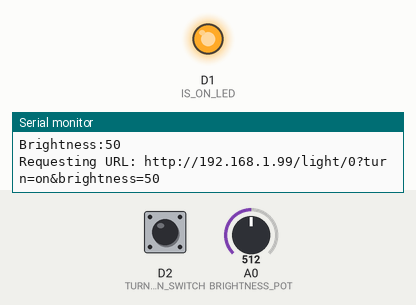
Recording of a program running on a simulated ESP8266 (Wemos D1 mini). On the bench: output pins drawn as LEDs (lit = HIGH), the last lines printed to the serial monitor. The test bench sets the inputs (shaded band); at power-on: D2 (TURN_ON_SWITCH) LOW, A0 (BRIGHTNESS_POT) = 512. WiFi joins after 1.5 s; servers stay silent unless stated.

Above: at 2.7 s.
2.8 s: D2 (TURN_ON_SWITCH) pulled HIGH for 0.15 s
At 3.6 s:
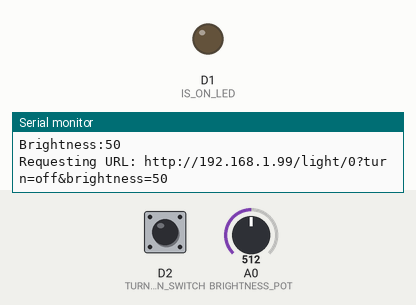
4.8 s: D2 (TURN_ON_SWITCH) pulled HIGH for 1 s
At 5.3 s:
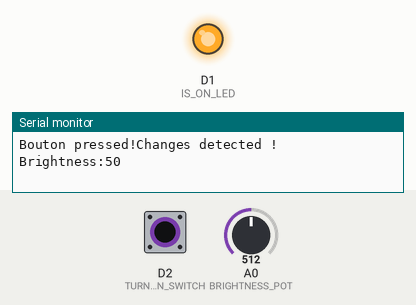
7.3 s: D2 (TURN_ON_SWITCH) pulled HIGH for 3.2 s
At 8.6 s:
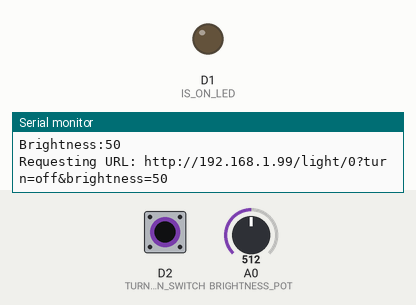
Timing chart, 0 to 10.8 s (numbered marks = the images above; inputs shaded):
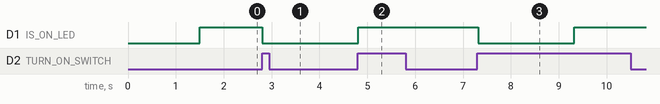

The program:

main.cpp
```cpp
#pragma once
#include <Arduino.h>
#include <ESP8266WiFi.h>
#include <shelly-dimmer.h>

const String APP_NAME = "ShellyDimmerRemote - " __FILE__;
const String APP_VERSION = "v0.2-" __DATE__ " " __TIME__;

#define IS_ON_LED D1
#define TURN_ON_SWITCH D2
#define BRIGHTNESS_POT A0

int DEBOUNCE_BUTTON_TIME = 2000;
int DEBOUNCE_TIME = 500;

#ifndef WIFI_SSID
#define WIFI_SSID "(WIFI_SSID not defined)"
#endif
#ifndef WIFI_PASSWORD
#define WIFI_PASSWORD "(WIFI_PASSWORD not defined)"
#endif

WiFiClient client;
ShellyDimmer* shellyDimmerService = new ShellyDimmer("http://192.168.1.99", true);


void connectWifi(){
  Serial.print("Connection to ");
  Serial.println(WIFI_SSID);

  WiFi.begin(WIFI_SSID, WIFI_PASSWORD);

  while (WiFi.status() != WL_CONNECTED) {
    delay(500);
    Serial.println(".");
  }
  Serial.println("");
  Serial.println("WiFi connected");
}


boolean isActive = false;
bool previousIsActive = false;
void setup() {
  Serial.begin(115200);
  Serial.println(APP_NAME);
  Serial.println(APP_VERSION);
  connectWifi();

  pinMode(IS_ON_LED, OUTPUT);
  pinMode(TURN_ON_SWITCH, INPUT);
  pinMode(BRIGHTNESS_POT, INPUT);
  isActive = shellyDimmerService->getStatus();
  previousIsActive = isActive;
  digitalWrite(IS_ON_LED, isActive ? HIGH : LOW);
}

int brightness = 0;
int previousBrightness = 0;
unsigned long debounce = 0;
unsigned long debounceRequest = 0;
bool changeDetected = false;
void loop() {

  brightness = analogRead(BRIGHTNESS_POT);
  brightness = map(brightness, 0, 1023, 0, 100);
  brightness = brightness < 2 ? 0 : brightness;


  if(debounce + DEBOUNCE_BUTTON_TIME < millis()){
    int res = digitalRead(TURN_ON_SWITCH);
    if(res == HIGH){
      Serial.print("Bouton pressed!");
      debounce = millis();
      isActive = !isActive;
      digitalWrite(IS_ON_LED, isActive ? HIGH : LOW);
    }
  }
  if(abs(brightness-previousBrightness) > 5 || previousIsActive != isActive){
      //Update was made. Start debounce before sending request
      Serial.println("Changes detected !");
      Serial.print("Brightness:");
      Serial.println(brightness);
      debounceRequest = millis();
      previousBrightness = brightness;
      previousIsActive = isActive;
      changeDetected = true;
  }
  if(changeDetected && (debounceRequest + DEBOUNCE_TIME < millis())){
    if(brightness == 0)isActive = false;
    shellyDimmerService->sendAction(isActive, brightness);
    changeDetected = false;
  }
  delay(100);
}
```

shelly-dimmer.h
```cpp
#include <Arduino.h>
#include <ESP8266HTTPClient.h>
#include <ArduinoJson.h>

class ShellyDimmer{
    private:
        String host;
        String statusUrl;
        String actionUrl;
        boolean debug;
    public:
        ShellyDimmer(String host):
            host(host){
                statusUrl = host + "/status";
                actionUrl = host + "/light/0";
        }
        ShellyDimmer(String host, boolean debug):
            host(host), debug(debug){
                statusUrl = host + "/status";
                actionUrl = host + "/light/0";
        }
        boolean getStatus(){
            Serial.print("Requesting URL: ");
            Serial.println(statusUrl);
            if(debug)return true;
            HTTPClient http;
            WiFiClient client;
            http.begin(client, statusUrl);
            int httpCode = http.GET();

            DynamicJsonDocument doc(2048);
            bool lightIsOn = false;
            if (httpCode > 0) {
                DeserializationError error = deserializeJson(doc, http.getStream());
                if (error) {
                    Serial.print(F("deserializeJson() failed: "));
                    Serial.println(error.f_str());
                }else{
                    lightIsOn = doc["lights"][0]["ison"];
                    Serial.print("Light is currently ");
                    Serial.println(lightIsOn ? "on" : "off");
                }
            }else{
                Serial.print("Error! Command not accepted. Error code: ");
                Serial.println(httpCode);
            }

            http.end();
            return lightIsOn;
        }

        void sendAction(bool turnOn, int brightness){
            String fullUrl = actionUrl + "?turn=" + (turnOn ? "on" : "off")+ "&brightness="+brightness;
            Serial.print("Requesting URL: ");
            Serial.println(fullUrl);
            if(debug)return;
            HTTPClient http;
            WiFiClient client;
            http.begin(client, fullUrl);
            int httpCode = http.GET();

            if (httpCode == 200) {
                Serial.println("Command accepted");
            }else{
                Serial.print("Error! Command not accepted. Error code: ");
                Serial.println(httpCode);
            }
            http.end();
        }
};
```

Measured:
- after the input at 2.8 s, D1 (IS_ON_LED): HIGH → LOW at once
- after the input at 4.8 s, D1 (IS_ON_LED): LOW → HIGH at once
- after the input at 7.3 s, D1 (IS_ON_LED): HIGH → LOW at once, → HIGH 2.0 s later
